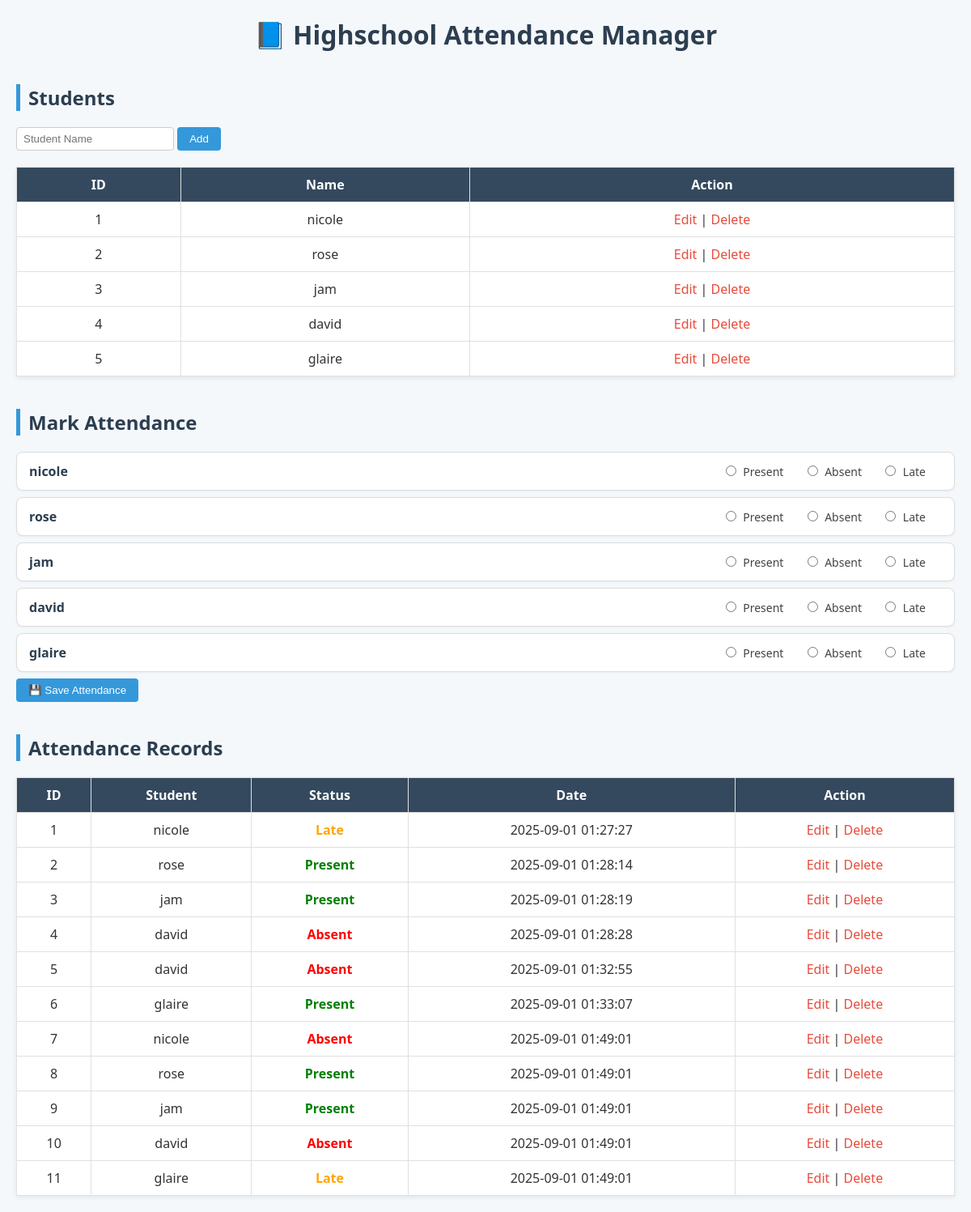
The page / on the database its author committed.
### tables this page shows
CREATE TABLE `students` (
  `id` int(11) NOT NULL,
  `name` varchar(100) NOT NULL
);

CREATE TABLE `attendance` (
  `id` int(11) NOT NULL,
  `student_id` int(11) DEFAULT NULL,
  `status` enum('Present','Absent','Late') NOT NULL,
  `date` timestamp NOT NULL DEFAULT current_timestamp()
);

### Student.php (called while the page is built, shortened)
<?php
require_once "db.php";
class Student {
    private $conn;
    public function __construct() {
        $db = new Database();
        $this->conn = $db->connect();
    }
    public function all() {
        return $this->conn->query("SELECT * FROM students")->fetchAll(PDO::FETCH_ASSOC);
    }
}
?>

### db.php (called while the page is built, shortened)
<?php
class Database {
    private $host = "localhost";
    private $dbname = "student_attendancesql";
    private $user = "root";
    private $pass = "";
    public function connect() {
        try {
            $this->conn = new PDO("mysql:host=$this->host;dbname=$this->dbname",
                                   $this->user, $this->pass);
            $this->conn->setAttribute(PDO::ATTR_ERRMODE, PDO::ERRMODE_EXCEPTION);
            return $this->conn;
        } catch (PDOException $e) {
            die("Connection failed: " . $e->getMessage());
        }
    }
}
?>

### Attendance.php (called while the page is built, shortened)
<?php
require_once "db.php";
class Attendance {
    private $conn;
    public function __construct() {
        $db = new Database();
        $this->conn = $db->connect();
    }
    public function all() {
        $sql = "SELECT a.id, s.name, a.student_id, a.status, a.date
                FROM attendance a JOIN students s ON a.student_id=s.id";
        return $this->conn->query($sql)->fetchAll(PDO::FETCH_ASSOC);
    }
}
?>

### index.php (the view, shortened to what this page needs)
<?php
require_once "Student.php";
require_once "Attendance.php";
$student = new Student();
$attendance = new Attendance();
$students = $student->all();
$records = $attendance->all();
?>
<!DOCTYPE html>
<html>
<head>
</head>
<body>
<h1>📘 Highschool Attendance Manager</h1>
<h2>Students</h2>
<form method="POST">
    <input type="text" name="name" placeholder="Student Name"
           value="<?= isset($editStudent) ? $editStudent['name'] : '' ?>" required>
    <?php if (isset($editStudent)): ?>
        <button type="submit" name="update_student">Update</button>
        <a href="index.php">Cancel</a>
    <?php else: ?>
        <button type="submit" name="add_student">Add</button>
    <?php endif; ?>
</form>
<table>
<tr><th>ID</th><th>Name</th><th>Action</th></tr>
<?php foreach($students as $s): ?>
<tr>
    <td><?= $s['id'] ?></td>
    <td><?= $s['name'] ?></td>
    <td>
        <a href="?edit_student=<?= $s['id'] ?>">Edit</a> |
        <a href="?delete_student=<?= $s['id'] ?>">Delete</a>
    </td>
</tr>
<?php endforeach; ?>
</table>
<h2>Mark Attendance</h2>
<form method="POST">
    <?php foreach($students as $s): ?>
        <div class="attendance-row">
            <strong><?= $s['name'] ?></strong>
            <div class="attendance-options">
                <label><input type="radio" name="attendance[<?= $s['id'] ?>]" value="Present" required> Present</label>
                <label><input type="radio" name="attendance[<?= $s['id'] ?>]" value="Absent"> Absent</label>
                <label><input type="radio" name="attendance[<?= $s['id'] ?>]" value="Late"> Late</label>
            </div>
        </div>
    <?php endforeach; ?>
    <button type="submit" name="mark_attendance">💾 Save Attendance</button>
</form>
<h2>Attendance Records</h2>
<table>
<tr><th>ID</th><th>Student</th><th>Status</th><th>Date</th><th>Action</th></tr>
<?php foreach ($records as $r): ?>
<tr>
    <td><?= $r['id'] ?></td>
    <td><?= $r['name'] ?></td>
    <td class="<?= strtolower($r['status']) ?>"><?= $r['status'] ?></td>
    <td><?= $r['date'] ?></td>
    <td>
        <a href="?edit_attendance=<?= $r['id'] ?>">Edit</a> |
        <a href="?delete_attendance=<?= $r['id'] ?>">Delete</a>
    </td>
</tr>
<?php endforeach; ?>
</table>
</body>
</html>

### index.php (style rules this page uses)
body { font-family: "Segoe UI", Arial, sans-serif; background: #f4f8fb; margin: 20px; color: #333; }
h1 { text-align: center; color: #2c3e50; margin-bottom: 30px; }
h2 { color: #2c3e50; margin-top: 40px; border-left: 5px solid #3498db; padding-left: 10px; }
form { margin-bottom: 20px; }
input[type="text"] { padding: 6px 8px; border: 1px solid #ccc; border-radius: 4px; }
button { padding: 7px 15px; background: #3498db; color: white; border: none; border-radius: 4px; cursor: pointer; }
a { color: #e74c3c; text-decoration: none; }
table { width: 100%; border-collapse: collapse; margin-top: 15px; background: white; box-shadow: 0 2px 6px rgba(0,0,0,0.08); }
th, td { border: 1px solid #e0e0e0; padding: 10px; text-align: center; }
th { background: #34495e; color: white; }
.present { color: green; font-weight: bold; }
.absent { color: red; font-weight: bold; }
.late { color: orange; font-weight: bold; }
.attendance-row { display: flex; align-items: center; justify-content: space-between; padding: 12px 15px; margin: 8px 0; background: #fff; border: 1px solid #ddd; border-radius: 8px; box-shadow: 0 1px 3px rgba(0,0,0,0.05); }
.attendance-row strong { flex: 1; font-size: 16px; color: #2c3e50; }
.attendance-options label { margin-right: 20px; font-size: 14px; color: #444; }
.attendance-options input { margin-right: 5px; }

### rows shown on the page
students: id "1", name "nicole"
students: id "2", name "rose"
students: id "3", name "jam"
students: id "4", name "david"
students: id "5", name "glaire"
attendance: id "1", student.name "nicole", status "Late", date "2025-09-01 01:27:27"
attendance: id "2", student.name "rose", status "Present", date "2025-09-01 01:28:14"
attendance: id "3", student.name "jam", status "Present", date "2025-09-01 01:28:19"
attendance: id "4", student.name "david", status "Absent", date "2025-09-01 01:28:28"
attendance: id "5", student.name "david", status "Absent", date "2025-09-01 01:32:55"
attendance: id "6", student.name "glaire", status "Present", date "2025-09-01 01:33:07"
attendance: id "7", student.name "nicole", status "Absent", date "2025-09-01 01:49:01"
attendance: id "8", student.name "rose", status "Present", date "2025-09-01 01:49:01"
attendance: id "9", student.name "jam", status "Present", date "2025-09-01 01:49:01"
attendance: id "10", student.name "david", status "Absent", date "2025-09-01 01:49:01"
attendance: id "11", student.name "glaire", status "Late", date "2025-09-01 01:49:01"
